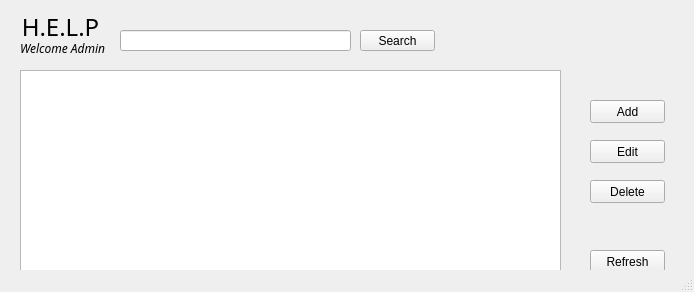
<?xml version="1.0" encoding="UTF-8"?>
<ui version="4.0">
 <class>adminWindow</class>
 <widget class="QMainWindow" name="adminWindow">
  <property name="geometry">
   <rect>
    <x>0</x>
    <y>0</y>
    <width>694</width>
    <height>292</height>
   </rect>
  </property>
  <property name="windowTitle">
   <string>Admin</string>
  </property>
  <widget class="QWidget" name="centralwidget">
   <widget class="QLabel" name="label_2">
    <property name="geometry">
     <rect>
      <x>10</x>
      <y>10</y>
      <width>101</width>
      <height>31</height>
     </rect>
    </property>
    <property name="font">
     <font>
      <family>Showcard Gothic</family>
      <pointsize>18</pointsize>
      <underline>false</underline>
     </font>
    </property>
    <property name="text">
     <string>H.E.L.P</string>
    </property>
    <property name="textFormat">
     <enum>Qt::RichText</enum>
    </property>
    <property name="alignment">
     <set>Qt::AlignCenter</set>
    </property>
    <property name="wordWrap">
     <bool>false</bool>
    </property>
   </widget>
   <widget class="QLabel" name="label">
    <property name="geometry">
     <rect>
      <x>20</x>
      <y>40</y>
      <width>91</width>
      <height>16</height>
     </rect>
    </property>
    <property name="font">
     <font>
      <family>Lucida Sans</family>
      <italic>true</italic>
     </font>
    </property>
    <property name="text">
     <string>Welcome Admin</string>
    </property>
   </widget>
   <widget class="QPushButton" name="add">
    <property name="geometry">
     <rect>
      <x>590</x>
      <y>100</y>
      <width>75</width>
      <height>23</height>
     </rect>
    </property>
    <property name="text">
     <string>Add</string>
    </property>
   </widget>
   <widget class="QPushButton" name="edit">
    <property name="geometry">
     <rect>
      <x>590</x>
      <y>140</y>
      <width>75</width>
      <height>23</height>
     </rect>
    </property>
    <property name="text">
     <string>Edit</string>
    </property>
   </widget>
   <widget class="QPushButton" name="delete_2">
    <property name="geometry">
     <rect>
      <x>590</x>
      <y>180</y>
      <width>75</width>
      <height>23</height>
     </rect>
    </property>
    <property name="text">
     <string>Delete</string>
    </property>
   </widget>
   <widget class="QLineEdit" name="hike">
    <property name="geometry">
     <rect>
      <x>120</x>
      <y>30</y>
      <width>231</width>
      <height>21</height>
     </rect>
    </property>
    <property name="text">
     <string/>
    </property>
   </widget>
   <widget class="QPushButton" name="search">
    <property name="geometry">
     <rect>
      <x>360</x>
      <y>30</y>
      <width>75</width>
      <height>21</height>
     </rect>
    </property>
    <property name="text">
     <string>Search</string>
    </property>
   </widget>
   <widget class="QTableView" name="table">
    <property name="geometry">
     <rect>
      <x>20</x>
      <y>70</y>
      <width>541</width>
      <height>201</height>
     </rect>
    </property>
    <property name="editTriggers">
     <set>QAbstractItemView::AllEditTriggers</set>
    </property>
    <property name="alternatingRowColors">
     <bool>true</bool>
    </property>
    <property name="selectionMode">
     <enum>QAbstractItemView::SingleSelection</enum>
    </property>
    <property name="selectionBehavior">
     <enum>QAbstractItemView::SelectRows</enum>
    </property>
   </widget>
   <widget class="QPushButton" name="refresh">
    <property name="geometry">
     <rect>
      <x>590</x>
      <y>250</y>
      <width>75</width>
      <height>23</height>
     </rect>
    </property>
    <property name="text">
     <string>Refresh</string>
    </property>
   </widget>
   <widget class="QLabel" name="error">
    <property name="geometry">
     <rect>
      <x>450</x>
      <y>30</y>
      <width>231</width>
      <height>21</height>
     </rect>
    </property>
    <property name="text">
     <string/>
    </property>
    <property name="alignment">
     <set>Qt::AlignCenter</set>
    </property>
   </widget>
  </widget>
  <widget class="QStatusBar" name="statusbar"/>
 </widget>
 <resources/>
 <connections/>
</ui>
